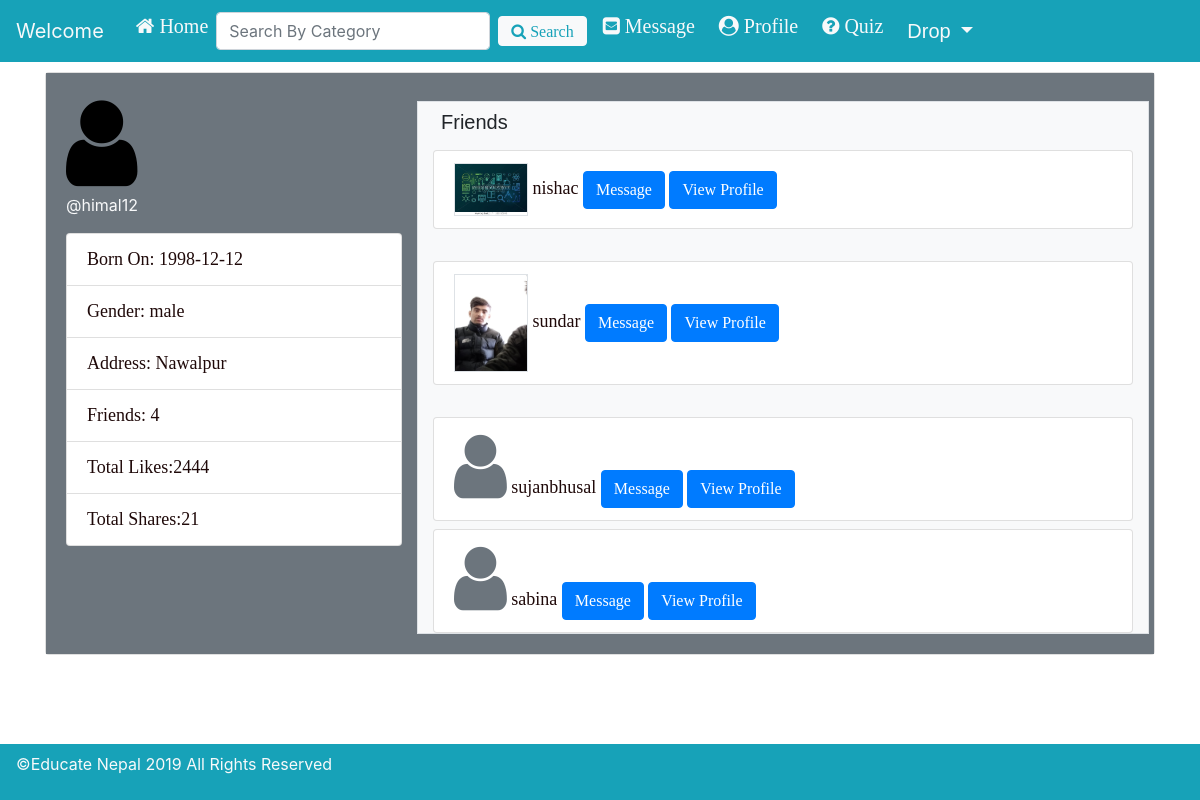
The page /viewfriends.php (signed in) on the database its author committed.
### tables this page shows
CREATE TABLE `registration` (
  `userid` int(11) NOT NULL,
  `username` varchar(50) NOT NULL,
  `email` varchar(50) NOT NULL,
  `password` varchar(40) NOT NULL,
  `dob` date NOT NULL,
  `gender` varchar(10) NOT NULL,
  `image` varchar(30) DEFAULT NULL
);

### viewfriends.php (the view, shortened to what this page needs)
<html lang="en">
  <head>
    <link rel="stylesheet" href="https://stackpath.bootstrapcdn.com/bootstrap/4.4.1/css/bootstrap.min.css">
    <link href="https://stackpath.bootstrapcdn.com/font-awesome/4.7.0/css/font-awesome.min.css" rel="stylesheet">
    <link rel="stylesheet" type="text/css" href="custom.css">
  </head>
  <body>
<nav class="navbar navbar-expand-md navbar-light bg-info fixed-top">
   <a class="navbar-brand text-light">Welcome</a>
  <div class="collapse navbar-collapse" id="mymenu">
    <ul class="navbar-nav ml-2">
      <li class="nav-item abc" >
        <a class="nav-link text-light" href="entry.php"><i class="fa fa-home"> Home</i></a>
      </li>
    <form class="form-inline  my-lg-0 ml-0">
      <input class="form-control mr-sm-2" type="search" placeholder="Search By Category" aria-label="Search">
      <button class="btn btn-light my-2 my-sm-0" type="submit"><i class="fa fa-search text-info"> Search</i></button>
    </form>
        <li class="nav-item ml-2 abc">
        <a class="nav-link text-light" href="chat.php"><i class="fa fa-envelope-square"> Message</i></a>
      </li>
          <li class="nav-item ml-2 abc active">
        <a class="nav-link text-light " href="profile.php"><i class="fa fa-user-circle"> Profile</i></a>
      </li>
      <li class="nav-item ml-2 abc">
        <a class="nav-link text-light" href="#contact"><i class="fa fa-question-circle"> Quiz</i> </a>
      </li>
    <li class="nav-item dropdown ml-2 abc">
        <a class="nav-link dropdown-toggle text-light" href="#" id="navbarDropdown" role="button" data-toggle="dropdown" aria-haspopup="true" aria-expanded="false">
          Drop
        </a>
         </li>
         </ul>
  </div>
</nav>
           <?php
        $user=$_SESSION['username'];
        include 'connection.php';
       $sql="SELECT dob,gender,image FROM registration where username='$user'";
      $result=$conn->query($sql);
      while($row=mysqli_fetch_array($result))
         {
            $dob=$row['dob'];
            $gender=$row['gender'];
            $image=$row['image'];
          }
          ?>
          <?php
          $sqlcount="select count(userB) as friendsno FROM friendrequest where status='Approved' and userB='$user' or userA='$user' and status='Approved'";
          $sqlcountresult=$conn->query($sqlcount);
          $rowcount=mysqli_fetch_object($sqlcountresult);
          $no_of_friend=$rowcount->friendsno;
          ?>
   <br>
    <div class="container">
     <div class="card mt-5">
  <div class="card-body bg-secondary">
  <div class="row">
  <div class="col">
    <?php
     if(is_null($image))
     {?>
      <span class="d-block"><i class="fa fa-user" style="font-size:100px;color:black"></i><p class="text-light">@<?php echo $user?></p></span>
<?php }?>
    <ul class="list-group">
    <li class="list-group-item pqr">Born On:&nbsp;<?php echo $dob ?></li>
    <li class="list-group-item pqr">Gender:&nbsp;<?php echo $gender?></li>
    <li class="list-group-item pqr">Address:&nbsp;Nawalpur</li>
    <li class="list-group-item pqr">Friends:&nbsp;<?php echo $no_of_friend;?>&nbsp;</li>
    <li class="list-group-item pqr">Total Likes:2444</li>
    <li class="list-group-item pqr"> Total Shares:21</li>
    </ul>
    </div><br>
   <div class=" mt-2 col-12  col-md-8 border border-additive bg-light">
     <h2 class="abc p-2">Friends</h2>
   <?php
   $sql1="SELECT image,userid,username FROM registration WHERE username IN (SELECT userB FROM friendrequest where userA='$user' AND status='Approved' UNION SELECT userA FROM friendrequest where userB='$user' AND status='Approved')";
      $result1=$conn->query($sql1);
      {?>
     <?php }
      while($row=mysqli_fetch_array($result1))
      {
       if(is_null($row['image']))
          {?>
             <ul class="list-group">
    <li class="list-group-item pqr mt-2"><i class="fa fa-user text-secondary" style="font-size:74px"></i>&nbsp;<?php echo $row['username'];?>&nbsp;<a href="message.php?userid=<?php echo $row['userid']?>"><button class="btn btn-primary">Message</button></a>&nbsp;<a href="visitprofile.php?userid=<?php echo $row['userid']?>"><button class="btn btn-primary">View Profile</button></a>
    </li>
  </ul>
     <?php
        }
        else
        {?>
           <ul class="list-group mt-2"><li class="list-group-item pqr"><img  class="img-fluid border border-additive" src="registration/<?php echo $row['image'];?>" alt="logo" width="74" height="74">&nbsp;<?php echo $row['username'];?>&nbsp;<a href="message.php?userid=<?php echo $row['userid']?>"><button class="btn btn-primary">Message</button></a>&nbsp;<a href="visitprofile.php?userid=<?php echo $row['userid']?>"><button class="btn btn-primary">View Profile</button></a></li></ul>
<br>
    <?php }
      }
      ?>
</div>
</div>
</div>
</div>
</div>
<br><br>
  <nav class="navbar navbar-expand-lg navbar-light bg-info fixed-bottom">
    <p class="text-light text-center">&copy;Educate Nepal 2019 All Rights Reserved</p>
</nav>
  </body>
</html>

### custom.css (style rules this page uses)
.abc { font-family:sans-serif;font-size:20px; }
.pqr { font-family:tahoma;font-size:18px;color:#1F0909; }

### rows shown on the page
registration: dob "1998-12-12", gender "male"
registration: image (picture), username "nishac"
registration: image (picture), username "sundar"
registration: username "sujanbhusal"
registration: username "sabina"

### other values the page prints
$user "himal12"
$no_of_friend "4"
